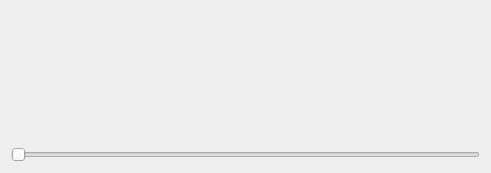
<?xml version="1.0" encoding="UTF-8"?>
<ui version="4.0">
 <class>Demo_ColorProgressBar</class>
 <widget class="QDialog" name="Demo_ColorProgressBar">
  <property name="geometry">
   <rect>
    <x>0</x>
    <y>0</y>
    <width>491</width>
    <height>173</height>
   </rect>
  </property>
  <property name="windowTitle">
   <string>Dialog</string>
  </property>
  <layout class="QVBoxLayout" name="verticalLayout">
   <item>
    <widget class="ColorProgressBar" name="widget" native="true"/>
   </item>
   <item>
    <widget class="ColorProgressBar" name="widget_2" native="true"/>
   </item>
   <item>
    <widget class="ColorProgressBar" name="widget_3" native="true"/>
   </item>
   <item>
    <widget class="QSlider" name="horizontalSlider_3">
     <property name="orientation">
      <enum>Qt::Horizontal</enum>
     </property>
    </widget>
   </item>
  </layout>
 </widget>
 <customwidgets>
  <customwidget>
   <class>ColorProgressBar</class>
   <extends>QWidget</extends>
   <header>colorprogressbar.h</header>
   <container>1</container>
  </customwidget>
 </customwidgets>
 <resources/>
 <connections/>
</ui>
